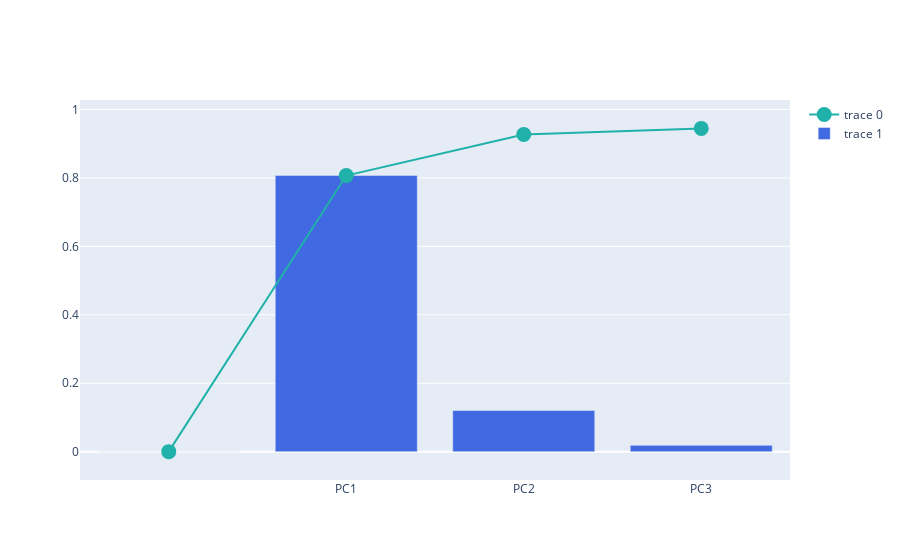

The notebook cell this image was saved under:
### Code cell
# explained variance + cumulative variance
# https://plotly.com/python/creating-and-updating-figures

import plotly.graph_objects as go
fig = go.Figure()

fig.add_trace(
    go.Scatter(
        x=df_explained_variance['PC'],
        y=df_explained_variance['Cumulative Variance'],
        marker=dict(size=15, color='LightSeaGreen')
    ))

fig.add_trace(
    go.Bar(
        x=df_explained_variance['PC'],
        y=df_explained_variance['Explained Variance'],
        marker=dict(color='RoyalBlue')
    ))

fig.show()

### Figure 1 — Plotly figure (JSON) as saved in the notebook; plotly's stock layout.template omitted (floating-point values rounded to 4 significant figures)
{"data": [{"marker": {"color": "LightSeaGreen", "size": 15}, "type": "scatter", "x": ["", "PC1", "PC2", "PC3"], "y": [0, 0.807, 0.927, 0.945]}, {"marker": {"color": "RoyalBlue"}, "type": "bar", "x": ["", "PC1", "PC2", "PC3"], "y": [0, 0.8075, 0.1202, 0.01827]}], "layout": {}}
